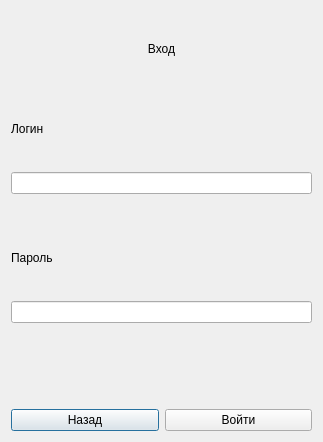
<?xml version="1.0" encoding="UTF-8"?>
<ui version="4.0">
 <class>Dialog</class>
 <widget class="QDialog" name="Dialog">
  <property name="geometry">
   <rect>
    <x>0</x>
    <y>0</y>
    <width>323</width>
    <height>442</height>
   </rect>
  </property>
  <property name="windowTitle">
   <string>Dialog</string>
  </property>
  <layout class="QVBoxLayout" name="verticalLayout_4">
   <property name="sizeConstraint">
    <enum>QLayout::SetMaximumSize</enum>
   </property>
   <item>
    <layout class="QVBoxLayout" name="verticalLayout_6">
     <property name="sizeConstraint">
      <enum>QLayout::SetMaximumSize</enum>
     </property>
     <item>
      <widget class="QLabel" name="label_4">
       <property name="styleSheet">
        <string notr="true">font: 18pt &quot;Segoe UI&quot;;</string>
       </property>
       <property name="text">
        <string>Вход</string>
       </property>
       <property name="alignment">
        <set>Qt::AlignCenter</set>
       </property>
      </widget>
     </item>
     <item>
      <widget class="QLabel" name="label_5">
       <property name="text">
        <string>Логин</string>
       </property>
      </widget>
     </item>
     <item>
      <widget class="QLineEdit" name="login_field"/>
     </item>
     <item>
      <spacer name="horizontalSpacer_2">
       <property name="orientation">
        <enum>Qt::Horizontal</enum>
       </property>
       <property name="sizeHint" stdset="0">
        <size>
         <width>40</width>
         <height>20</height>
        </size>
       </property>
      </spacer>
     </item>
     <item>
      <widget class="QLabel" name="label_6">
       <property name="text">
        <string>Пароль</string>
       </property>
      </widget>
     </item>
     <item>
      <widget class="QLineEdit" name="password_field"/>
     </item>
     <item>
      <widget class="QLabel" name="error">
       <property name="styleSheet">
        <string notr="true">color: rgb(255, 0, 0);
</string>
       </property>
       <property name="text">
        <string/>
       </property>
      </widget>
     </item>
     <item>
      <layout class="QHBoxLayout" name="horizontalLayout">
       <item>
        <widget class="QPushButton" name="back_button">
         <property name="text">
          <string>Назад</string>
         </property>
        </widget>
       </item>
       <item>
        <widget class="QPushButton" name="login_button">
         <property name="text">
          <string>Войти</string>
         </property>
        </widget>
       </item>
      </layout>
     </item>
    </layout>
   </item>
  </layout>
 </widget>
 <resources/>
 <connections/>
</ui>
